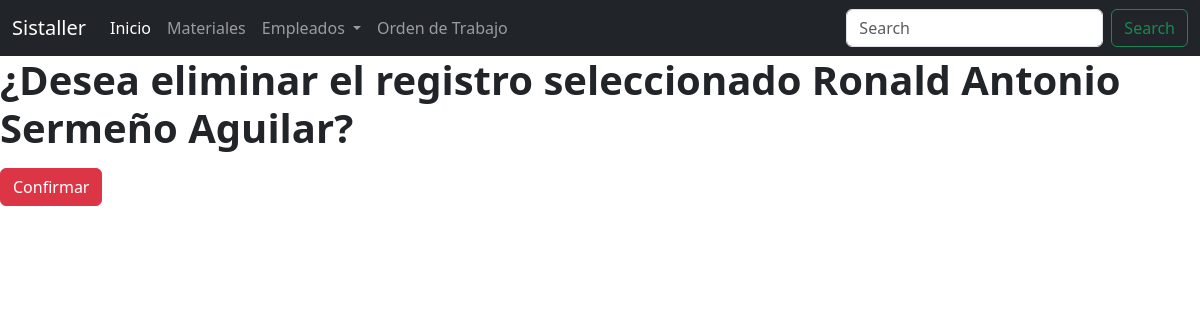
Page /empleados/eliminar_empleado/1 on the earlier database version.
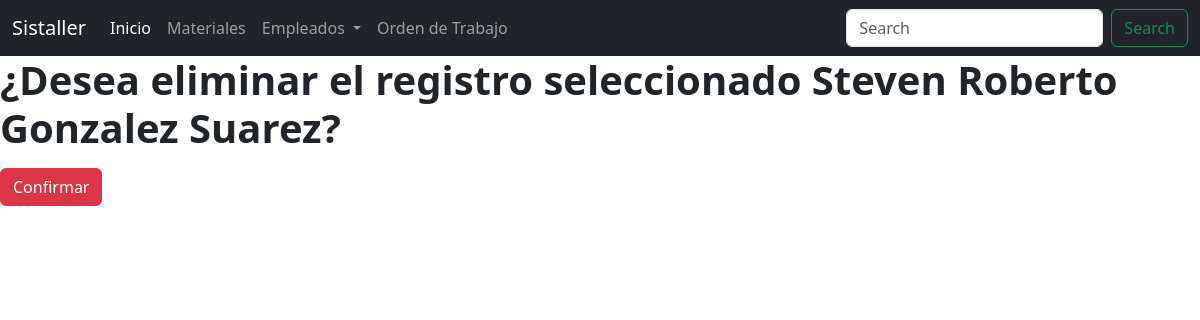
Same page on the later database version.
### Empleados/models.py (models this page shows)
class Empleado(models.Model):
    idempleado= models.AutoField(primary_key=True)
    nombre = models.CharField('Nombre',max_length=100, blank=False, null=False)
    apellidos = models.CharField('Apellidos', max_length=100, blank=False, null=False)
    dui = models.CharField('DUI', max_length=10, blank=False,null=False)
    sexo = models.CharField('Sexo', max_length=1, blank=False, null=False)
    email = models.CharField('email',max_length=100,blank=False, null=False)
    estadoCivil = models.CharField('estadoCivil', max_length=10, blank=False,null=False)
    telefono = models.CharField('Telefono', max_length=9 ,blank=False,null=False)
    fechaNaci = models.DateField('Fecha de Nacimiento',blank=False,null=False)
    direccion = models.TextField('Direccion',max_length=300, blank=False,null=False)
    id_cargo = models.ForeignKey(
        'Cargo', verbose_name='Cargo', on_delete=models.CASCADE, blank=False )
    id_departamento = models.ForeignKey(
        'Departamento', verbose_name='Departamento', on_delete=models.CASCADE, blank=False )
    class Meta:
        verbose_name='Empleado'
        verbose_name_plural= 'Empleados'
        ordering=['idempleado']
    def __str__(self):
        return self.nombre + ' ' + self.apellidos

### Empleados/views.py (the view)
# urls.py: path('eliminar_empleado/<int:pk>', EliminarEmpleado.as_view(),name='eliminar_empleado')
class EliminarEmpleado(DeleteView):
    model = Empleado
    template_name= 'empleado/empleado_confirm_delete.html'
    success_url = reverse_lazy('empleado:listar_empleado')

### templates/empleado/empleado_confirm_delete.html (shortened to what this page needs)
{% extends "index.html" %}
{% block content %}
<form method="POST">
  <h1>
    <p><strong>¿Desea eliminar el registro seleccionado {{object}}?</strong></p>
  </h1>
  <button type="submit" class="btn btn-danger">Confirmar</button>
</form>
{% endblock %}

Differences in the rows shown:
changed Empleado: nombre+apellidos "Ronald Antonio Sermeño Aguilar" → "Steven Roberto Gonzalez Suarez"
